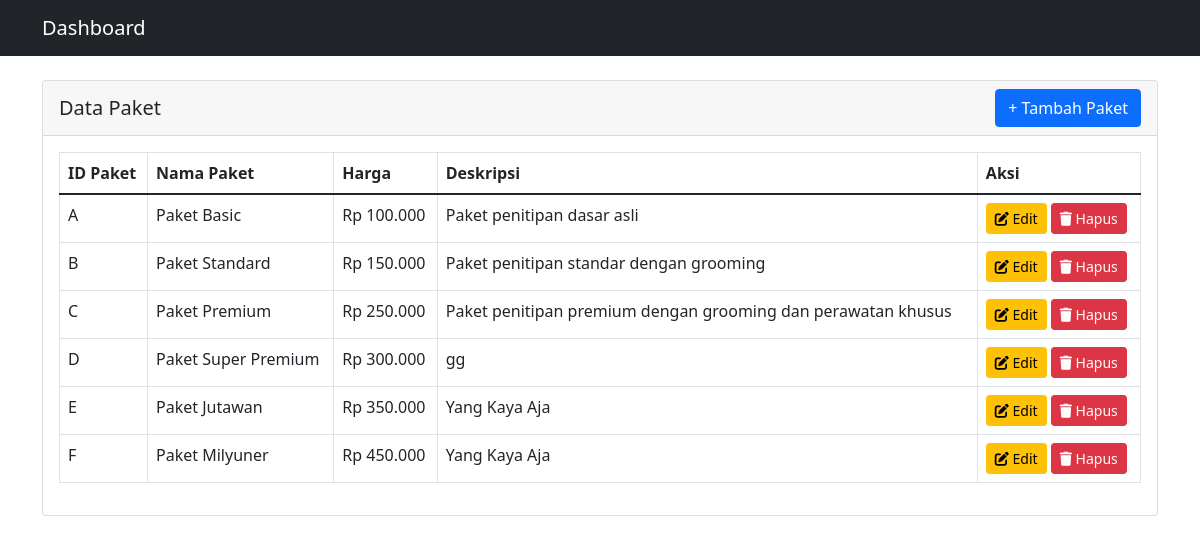
The app's page /admin/paket.php (signed in) with its own data.
### tables this page shows
CREATE TABLE `paket` (
  `id_paket` varchar(10) NOT NULL,
  `nama_paket` varchar(100) NOT NULL,
  `harga` decimal(10,2) NOT NULL,
  `deskripsi` text,
  `created_at` timestamp NOT NULL DEFAULT CURRENT_TIMESTAMP
);

### admin/paket.php (the view, shortened to what this page needs)
<?php
require_once '../includes/config.php';
$query = "SELECT * FROM paket ORDER BY id_paket ASC";
$result = mysqli_query($conn, $query);
?>
<!DOCTYPE html>
<html lang="id">
<head>
   <link href="https://cdn.jsdelivr.net/npm/bootstrap@5.1.3/dist/css/bootstrap.min.css" rel="stylesheet">
   <link rel="stylesheet" href="https://cdnjs.cloudflare.com/ajax/libs/font-awesome/6.0.0/css/all.min.css">
</head>
<body>
   <nav class="navbar navbar-expand-lg navbar-dark bg-dark">
       <div class="container">
           <a class="navbar-brand" href="dashboard.php">Dashboard</a>
       </div>
   </nav>
   <div class="container mt-4">
       <div class="card">
           <div class="card-header d-flex justify-content-between align-items-center">
               <h5 class="mb-0">Data Paket</h5>
               <button type="button" class="btn btn-primary" data-bs-toggle="modal" data-bs-target="#tambahPaketModal">
                   + Tambah Paket
               </button>
           </div>
           <div class="card-body">
               <div class="table-responsive">
                   <table class="table table-bordered table-hover">
                       <thead>
                           <tr>
                               <th>ID Paket</th>
                               <th>Nama Paket</th>
                               <th>Harga</th>
                               <th>Deskripsi</th>
                               <th>Aksi</th>
                           </tr>
                       </thead>
                       <tbody>
                           <?php while($paket = mysqli_fetch_assoc($result)): ?>
                           <tr>
                               <td><?php echo htmlspecialchars($paket['id_paket']); ?></td>
                               <td><?php echo htmlspecialchars($paket['nama_paket']); ?></td>
                               <td>Rp <?php echo number_format($paket['harga'], 0, ',', '.'); ?></td>
                               <td><?php echo htmlspecialchars($paket['deskripsi']); ?></td>
                               <td>
                                   <button type="button"
                                           onclick="editPaket(<?php echo htmlspecialchars(json_encode($paket), ENT_QUOTES); ?>)"
                                           class="btn btn-warning btn-sm">
                                       <i class="fas fa-edit"></i> Edit
                                   </button>
                                   <button type="button"
                                           onclick="hapusPaket('<?php echo htmlspecialchars($paket['id_paket']); ?>')"
                                           class="btn btn-danger btn-sm">
                                       <i class="fas fa-trash"></i> Hapus
                                   </button>
                               </td>
                           </tr>
                           <?php endwhile; ?>
                       </tbody>
                   </table>
               </div>
           </div>
       </div>
   </div>
</body>
</html>

### records on screen
paket: id_paket "A", nama_paket "Paket Basic", harga "100.000", deskripsi "Paket penitipan dasar asli"
paket: id_paket "B", nama_paket "Paket Standard", harga "150.000", deskripsi "Paket penitipan standar dengan grooming"
paket: id_paket "C", nama_paket "Paket Premium", harga "250.000", deskripsi "Paket penitipan premium dengan grooming dan perawatan khusus"
paket: id_paket "D", nama_paket "Paket Super Premium", harga "300.000", deskripsi "gg"
paket: id_paket "E", nama_paket "Paket Jutawan", harga "350.000", deskripsi "Yang Kaya Aja"
paket: id_paket "F", nama_paket "Paket Milyuner", harga "450.000", deskripsi "Yang Kaya Aja"
